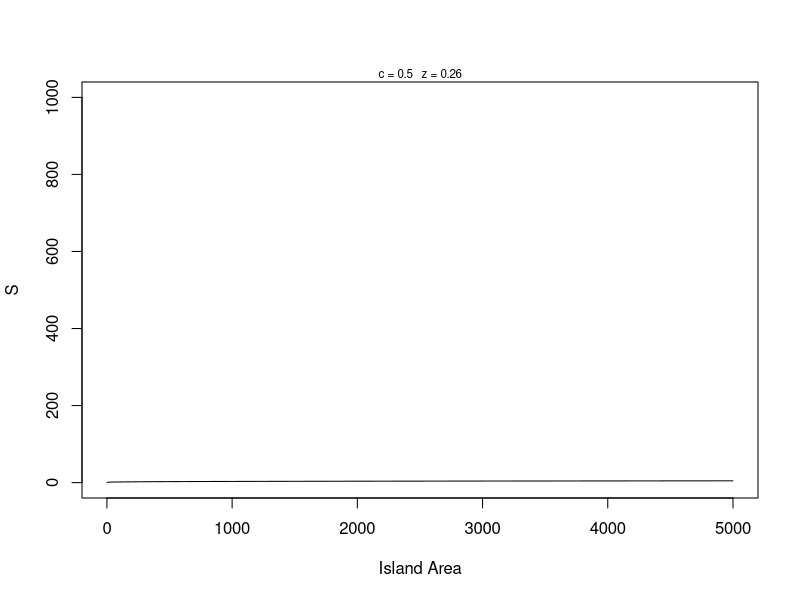
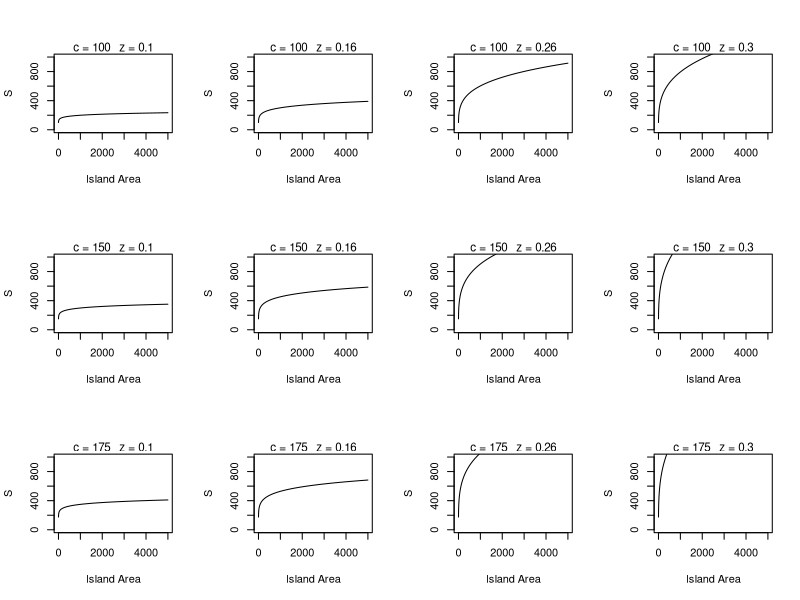
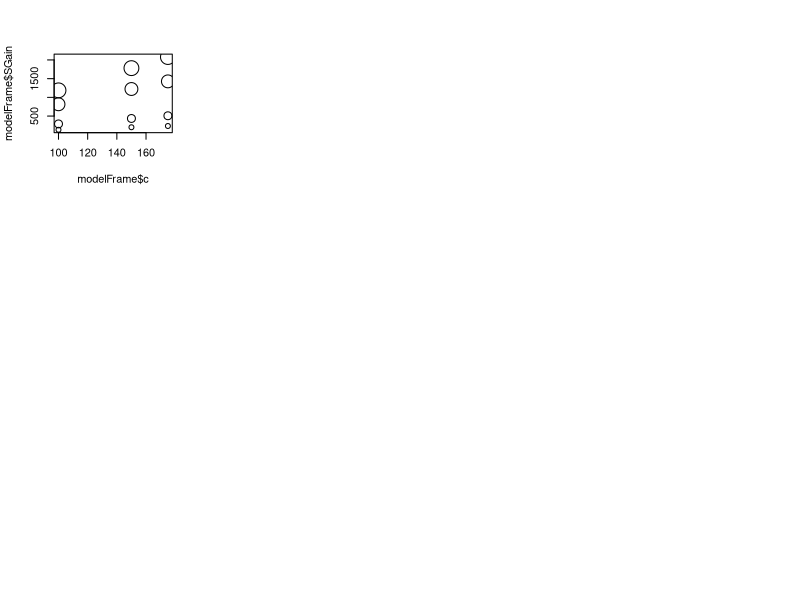

These figures' R source, in order:
## ---- chunk 1
# create test matrices of different row and column numbers
z <- matrix(runif(9),nrow=3)
z[3,3]
z <- matrix(runif(20),nrow=5)
z[5,4]
# z[4,5] # throws subscript out of bounds error

## ---- chunk 2
m <- matrix(round(runif(20),digits=2),nrow=5)
# loop over rows
for (i in 1:nrow(m)) { # could use for (i in seq_len(nrow(m)))
  m[i,] <- m[i,] + i
} 
print(m)

# Loop over columns
m <- matrix(round(runif(20),digits=2),nrow=5)
for (j in 1:ncol(m)) {
  m[,j] <- m[,j] + j
}
print(m)

# Loop over rows and columns
m <- matrix(round(runif(20),digits=2),nrow=5)
for (i in 1:nrow(m)) {
  for (j in 1:ncol(m)) {
    m[i,j] <- m[i,j] + i + j
  } # end of column j loop
} # end or row i loop
 print(m) 
## ---- chunk 3
# S = cA^z species area function, but what does it look like??

##################################################
# function: SpeciesAreaCurve
# creates power function relationship for S and A
# input: A is a vector of island areas
#        c is the intercept constant
#        z is the slope constant
# output: S is a vector of species richness values
#------------------------------------------------- 
SpeciesAreaCurve <- function(A=1:5000,c= 0.5,z=0.26){
  
  S <- c*(A^z)
return(S)
}
head(SpeciesAreaCurve())

##################################################
# function: SpeciesAreaPlot
# plot species area curves with parameter values
# input: A = vector of areas
#        c = single value for c parameter
#        z = single value for z parameter

# output: smoothed curve with parameters in graph
#------------------------------------------------- 
SpeciesAreaPlot <- function(A=1:5000,c= 0.5,z=0.26) {
plot(x=A,y=SpeciesAreaCurve(A,c,z),type="l",xlab="Island Area",ylab="S",ylim=c(0,1000))
mtext(paste("c =", c,"  z =",z),cex=0.7) 
      return()
}
SpeciesAreaPlot()
## ---- chunk 4
# global variables
cPars <- c(100,150,175)
zPars <- c(0.10, 0.16, 0.26, 0.3)
par(mfrow=c(3,4))
for (i in seq_along(cPars)) {
  for (j in seq_along(zPars)) {
    SpeciesAreaPlot(c=cPars[i],z=zPars[j])
  }
} 
## ---- chunk 5

expand.grid(cPars,zPars)

##################################################
# function: SA_Output
# Summary stats for species-area power function
# input: vector of predicted species richness 
# output: list of max-min, coefficient of variation 
#------------------------------------------------- 
SA_Output <- function(S=runif(1:10)) {

sumStats <- list(SGain=max(S)-min(S),SCV=sd(S)/mean(S))

return(sumStats)
}
SA_Output()

# Build program body with a single loop through 
# the parameters in modelFrame

# Global variables
Area <- 1:5000
cPars <- c(100,150,175)
zPars <- c(0.10, 0.16, 0.26, 0.3)

# set up model frame
modelFrame <- expand.grid(c=cPars,z=zPars)
modelFrame$SGain <- NA
modelFrame$SCV <- NA
print(modelFrame)

# cycle through model calculations
for (i in 1:nrow(modelFrame)) {
  
  # generate S vector
  temp1 <- SpeciesAreaCurve(A=Area,
                            c=modelFrame[i,1],
                            z=modelFrame[i,2])
  # calculate output stats
  temp2 <- SA_Output(temp1)
  # pass results to columns in data frame
  modelFrame[i,c(3,4)] <- temp2
  
}
print(modelFrame)

# use cex expansion to show a third variable with symbol size
plot(x=modelFrame$c,y=modelFrame$SGain,cex=10*modelFrame$z)
